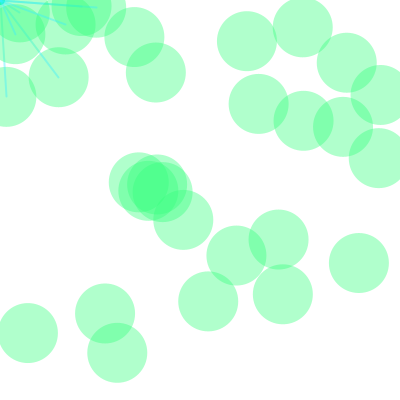
Frame 1 (no input)
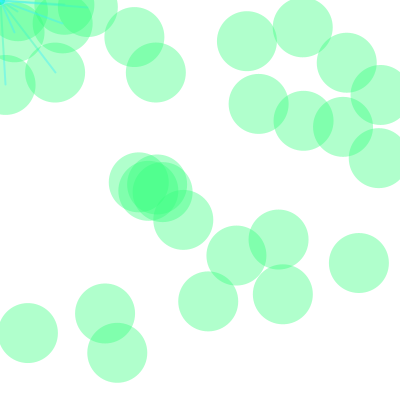
Frame 60 (the mouse pressed at the canvas centre just before this capture)
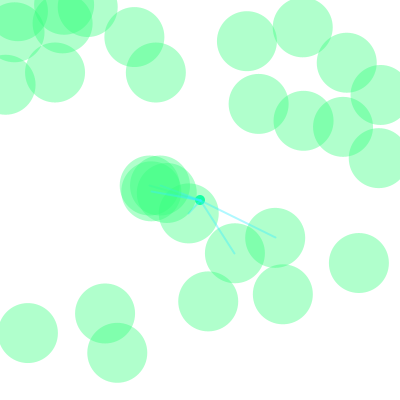
Frame 120 (the mouse held since frame 60 and released just before this capture)

The Processing sketch that drew these frames (run headless with seeded random() and noise(); from frame 60 on, the mouse is pressed at the canvas centre):

// Processing sketch: processing_130598
// ── processing_130598.pde

/*Tomas de Camino 
 creado para taller MDI veritas
 */
int nBolas =30;
float [][] bolas = new float[nBolas][2];

void setup() {
  size(400, 400);
  noCursor();
  smooth();
  colorMode(HSB, 255, 255, 255);
  for (int i=0;i<nBolas;i++) {
    bolas[i][0]=random(width);
    bolas[i][1]=random(width);
  }
}

void draw() {
  noStroke();
  background(255);
  fill(116, 255, 255);
  ellipse(mouseX, mouseY, 10, 10);//dibuja la elipse del mouse
  fill(100, 200, 255, 100);
  for (int i=0;i<nBolas;i++) {
    float distancia = sqrt(sq(mouseX-bolas[i][0])+sq(mouseY-bolas[i][1]));
    noStroke();
    ellipse(bolas[i][0], bolas[i][1], 60, 60);
    if(distancia<100){
     //calcula la nueva posicion de la bola
     strokeWeight(2);
     stroke(131,200,255,100);
     line(mouseX,mouseY,bolas[i][0],bolas[i][1]);
     bolas[i][0]+=(mouseX-bolas[i][0])/(i*50);
     bolas[i][1]+=(mouseY-bolas[i][1])/(i*50);
    }
  } 
}
